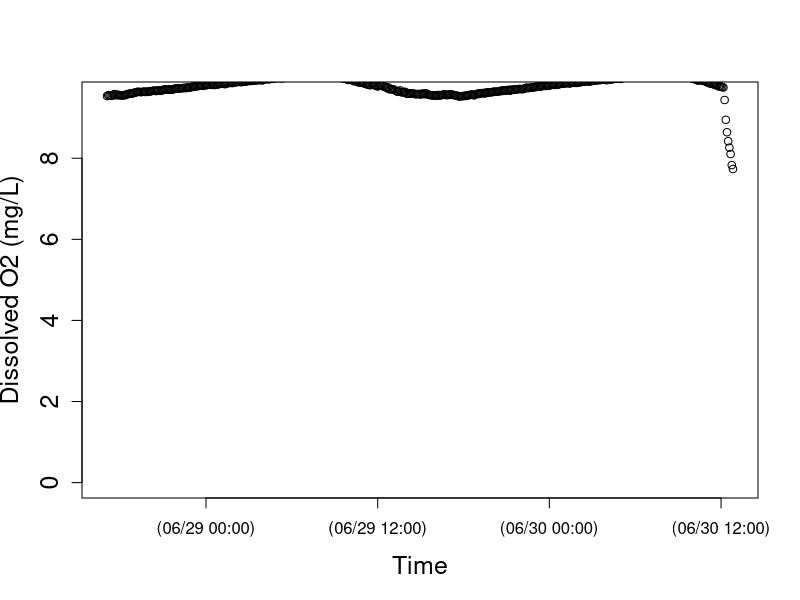
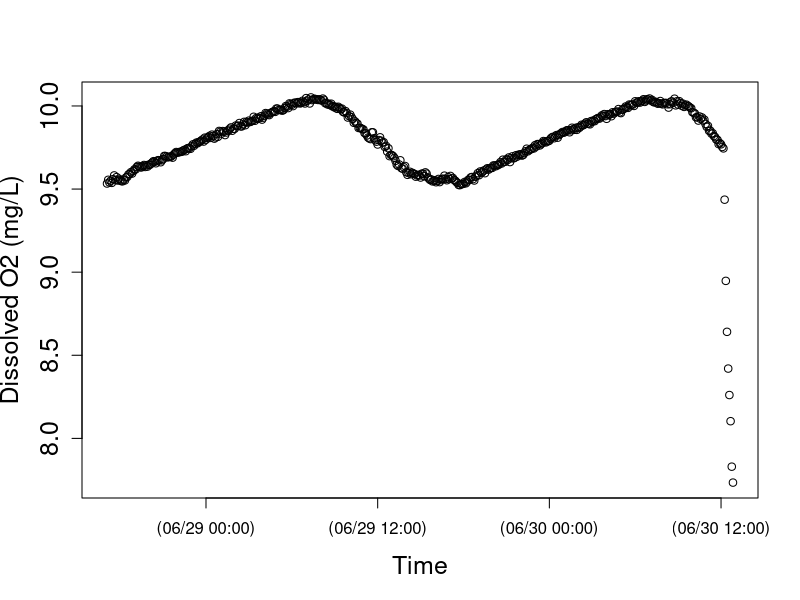

These figures' R source, in order: (Note: this script raises an error after producing the figures.)
setwd("N:/Thesis.N/FreshStart_trans/TempLight_trans/TempLightSum18_trans/IR28jun18")
install.packages("chron")
library(chron)
StreamData=read.table("IR28jun18.txt",header=TRUE)  	##time is in seconds since 1970 and in UTC
StreamData$dtime<-chron(StreamData$time/86400)-(7/24)
## Check new chron object dtime and O2 data
## here is where you can target and remove outliers if you want to check before running models 
plot(StreamData$dtime, StreamData$oxy,cex.lab=1.5, cex.axis=1.5, lwd=1,ylim=c(0,9.5), xlab="Time",ylab="Dissolved O2 (mg/L)")
plot(StreamData$dtime, StreamData$oxy,cex.lab=1.5, cex.axis=1.5, lwd=1, xlab="Time",ylab="Dissolved O2 (mg/L)")

# END data important and management
# [2] LOAD O2 SATURATION FUNCTION

osat<- function(temp, bp) {
  
  tstd<-log((298.15-temp) / (273.15 + temp))
  
  a0<-2.00907
  a1<-3.22014
  a2<-4.0501
  a3<-4.94457
  a4<- -0.256847
  a5<- 3.88767
  
  u<-10^(8.10765-(1750.286/(235+temp)))
  
  sato<-(exp(a0 + a1*tstd + a2*tstd^2 + a3*tstd^3 + a4*tstd^4+a5*tstd^5))*((bp-u)/(760-u))*1.42905
  sato
}

#end of function
# END loading O2 SAT calc #
# [3] LOAD BAROMETRIC PRESSURE FUNCTION
## Function to correct barometric pressure for altitude. From Colt (2012).
## This function gives bp in mmHg for altitude given nearby measurement of standardized barometric pressure. 
## temp is degC 
## alt is m
## bpst is in inches of Hg and the sort of data you will find from U.S. weather stations.  Delete the *25.4 if you in the rest of the world where pressure is given in metric units
####function returns mm of Hg
bpcalc<- function(bpst, alt) {
  bpst*25.4*exp((-9.80665*0.0289644*alt)/(8.31447*(273.15+15)))
}
#end of function
# END loading BP calc function ####### 
# [4] LOAD GAS EXCHANGE (K) FUNCTIONS
# NOTE: The functions you use will depend on the methods used to estimate K (O2, propane, SF6). The temperature correction (Kcor) is embedded in the models below, but the Kcor function must be loaded into R before running the model.
# UNITS are day^(-1)
## This code does the opposite of Kcor below; it estimates K600 for KO2 at a given temperature. From Wanninkhof (1992).
K600fromO2<-function (temp, KO2) {
  ((600/(1800.6 - (120.1 * temp) + (3.7818 * temp^2) - (0.047608 * temp^3)))^-0.5) * KO2
}
#end of function
# This calculates K600 from K measured in a propane addition. From Raymond et al. (2012).
K600frompropane<-function (temp, Kpropane) {
  ((600/(2864 - (154.14 * temp) + (3.791 * temp^2) - (0.0379 * temp^3)))^-0.5) * Kpropane
}
#end of function
# This calculates K600 from K measured in a SF6 addition. From Raymond et al. (2012).
K600fromSF6<-function(temp, KSF6) {
  ((600/(3255.3-(217.13*temp)+(6.837*temp^2)-(0.08607*temp^3)))^-0.5)*KSF6
}
#end of function
# This function calculates KO2 at any given tempertaure from K600. via schmidt number scaling.  The scaling equation if From JÃ¤hne et al. (1987), Schmidt number conversions from Wanninkhof et al. 1992.
Kcor<-function (temp,K600){
  K600/(600/(1800.6-(temp*120.1)+(3.7818*temp^2)-(0.047608*temp^3)))^-0.5
}
#end of function
# END loading K functions
# [5] NIGHTTIME REGRESSION to estimate K -- OPTIONAL
### nighttime regression code to estimate K. Approach as in Hornberger and Kelly (1975).
## o2 file is your oxygen data (defined in subsetting)
## bp is barometric pressure in mm Hg for your site, 
## ts is the time step in MINUTES (not days as in metabolism code below)

nightreg<-function(o2file, bp, ts){
  
  temp<-o2file$temp
  oxy<-o2file$oxy
  
  # moving average on oxy data
  oxyf1<-filter(o2file$oxy,rep(1/3,3), sides=2)
  
  # trim the ends of the oxy data
  oxyf2<- oxyf1[c(-1,-length(oxyf1))]
  
  # calculate delO/delt; convert to units of days by ts in min-1*1440
  deltaO2<-((oxyf2[-1]-oxyf2[-length(oxyf2)])/ts)*1440
  
  # Trim the first two and last one from the temp data to match the filter oxy data
  temptrim<-temp[c(-2:-1,-length(temp))]
  
  # calc the dodef
  satdef<-osat(temptrim,bp)-oxyf2[-1]
  
  # fit linear model and plot using linear model fitting (lm) and abline functions in R stats package
  nreg<-lm(deltaO2~satdef)
  plot(satdef,deltaO2)
  abline(nreg)
  
  # use coef function in R stats package to get lm coefficients
  coeff<-coef(nreg)
  
  # output gives lm coeff and K600 (converted from nighttime regression estimate of KO2)
  out<-list(coeff, K600fromO2(mean(temp), coeff[2]))
  out
  
}
#end of function
# NOTE: this approach works better for some sites/dates than others; always check that your model fit is good and that your K600 estimate makes sense!
#Call as:  The first argument in the function defines when to pull data.  In this case on 10/27/204 (for spring creek) between 18:05 and 23:00

nightreg(StreamData[StreamData$dtime>=as.numeric(chron(dates="07/19/17", times="18:10:00")) & StreamData$dtime<=as.numeric(chron(dates="07/21/17", times="10:00:00")), ], bp=660, ts=10)
# END nighttime regression calculation of K #
# check that light makes sense
plot(StreamData$dtime, StreamData$light,cex.lab=1.5, cex.axis=1.5, lwd=1, xlab="Time",ylab="PAR (umol photons/s/m2)")
# END light
# [7] MODEL v1 - RIVERMETABK; solves for GPP, ER, AND K
##
# [7a] LOAD RIVERMETABK functions
###########################################

## VERSION 1 of possible metabolism model

##### now estimate metabolism

## parameter names (and units) for BOTH rivermetab functions (solving for or fixing K600):
## oxy.mod = modeled O2 (mg/L)
## oxy = O2 data (mg/L)
## MET[1] = GPP = estimated daily gross primary production (g O2 m-2 d-1); + flux of O2 production
## MET[2] = ER = estimated daily ecosystem respiration (g O2 m-2 d-1); - flux of O2 consumption 
## MET[3] = K = estimated K600 (d-1)
## z = estimated site depth (m)
## Kcor = KO2 corrected for temperature, calculated from K600 (d-1)
## bp = barometric pressure (mmHg)
## temp = water temperature (C)
## light = PAR data (or modlight from above light function)
## ts = time step of O2 data from logger (10 min intervals --> units are day, so 10/1440=0.06944)

# Model to calculate GPP, ER and K simultaneously
# This model is advantageous in the sense that one can estimate K from the data, but beware that it may be an overparameterized model.  
# Note that you have the opportunity below to use your light data or modeled light (here as data$light estimated for spring creek and french creek with the light model function above). You decide and modify the function and data names accordingly.

# rivermetabK is the master function that calls the MLE function (onestationmleK) and plotting function (onestationplot) below
rivermetabK<-function(o2file, z, bp, ts){
  
  ##pull data out of loaded o2file (subset in CALL function) and give it a name. 
  temp<-o2file$temp
  oxy<-o2file$oxy
  light<-o2file$light
  
  ##This calls onestationmleK (below) to calculate metabolism by non-linear minimization. We use nlm() function in R stats package; for more information see "help(nlm)"  The first argument is the function to be minimized, the second defines the starting values.  The function that is minimized (onestationmleK, see below) always has as its first argument, a vector of parameters (MET), and second argument a vector of starting values for those parameters, p=c(3,-5, 10).
  
  river.mle<-nlm(onestationmleK, p=c(3,-5, 10), oxy=oxy, z=z,temp=temp,light=light, bp=bp, ts=ts)
  
  ##plot modeled and measaured O2 given MLE estimates of GPP, ER, and K600.  It calls a function below onestationplot()
  
  onestationplot(GPP=river.mle$estimate[1], ER=river.mle$estimate[2],oxy=oxy,z=z,temp=temp,light=light, K=river.mle$estimate[3], bp=bp, ts=ts)
  
  ##return GPP, ER, K600, and MLE values
  b <- list(GPP=river.mle$estimate[1], ER=river.mle$estimate[2], K600=river.mle$estimate[3], neglogL=river.mle$minimum[1])
  b
}
# end of function
# This function returns the negative log likelihood value given O2 data and estimates of GPP, ER, and K (which is vector MET); is included in master rivermetabK function above
onestationmleK<-function(MET,temp, oxy, light, z, bp, ts) {
  
  # create new vector for modeled O2
  oxy.mod<-numeric(length(data))
  # give starting value from oxygen data; this is the only time O2 data is used to model GPP and ER
  oxy.mod[1]<-oxy[1]
  
  # this is the metabolism equation as in Van de Bogert et al 2007 L&OMethods
  for (i in 2:length(oxy)) {oxy.mod[i]<-oxy.mod[i-1]+((MET[1]/z)*(light[i]/sum(light)))+ MET[2]*ts/z+(Kcor(temp[i],MET[3]))*ts*(osat(temp[i],bp)-oxy.mod[i-1]) }
  
  ##below is MLE calculation; output is -log likelihood
  # diff in measured and modeled O2
  sqdiff<-(oxy-oxy.mod)^2 
  # likelihood function
  L <- length(oxy) * (log(((sum(sqdiff)/length(oxy))^0.5))+0.5*log(6.28)) + ((2*sum(sqdiff)/length(oxy))^-1) * sum(sqdiff)
  L
}
# end of function
# this function plots modeled O2 and O2 data from estimates of daily GPP, ER, and K; is included in master rivermetabK function above
# Calls same metabolism equation as in mle function, but plots modeled O2 as a function of GPP, ER, and K estimates from mle
# use this to visually assess your model estimates (should be good agreement between modeled and measured O2)
onestationplot<-function(GPP, ER, oxy, z, temp, K, light, bp, ts) {
  
  oxy.mod<-numeric(length(oxy))
  oxy.mod[1]<-oxy[1]
  
  # this is the metabolism equation as in Van de Bogert et al (2007) L&OMethods
  for (i in 2:length(oxy)) { oxy.mod[i]<-oxy.mod[i-1]+((GPP/z)*(light[i]/sum(light)))+ ER*ts/z+(Kcor(temp[i],K))*ts*(osat(temp[i],bp)-oxy.mod[i-1]) }
  
  plot(seq(1:length(oxy)),oxy.mod, type="l",xlab="Time", ylab="Dissolved oxygen  (mg/L)", cex.lab=1.5, cex.axis=1.5, lwd=2 )
  points(seq(1:length(oxy)),oxy)
}
# end of function

####### END LOADING rivermetabK function #
# [7b] CALL RIVERMETABK function
###########################################

## Call as:  z is depth in m, bp is im mmHg, ts is time steps in days.

# for spring creek data; 10/28/14
rivermetab<-function(o2file, z, bp, ts, K){
  
  ##pull data out of loaded o2file (subset in CALL function) and give it a name. 
  temp<-o2file$temp
  oxy<-o2file$oxy
  light<-o2file$light
  
  ##calculate metabolism by non linear minimization of MLE function (below)
  river.mle<-nlm(onestationmle, p=c(3,-5), oxy=oxy, z=z,temp=temp,light=light, bp=bp, ts=ts, K=K)
  
  ##plot data; uses same plot function as given for rivermetabK above (relisted below to keep each model as own unit)
  onestationplot(GPP=river.mle$estimate[1], ER=river.mle$estimate[2],oxy=oxy,z=z,temp=temp,light=light, K=K, bp=bp, ts=ts)
  
  ##return GPP, ER, and MLE value
  b<-list(GPP= river.mle$estimate[1], ER= river.mle$estimate[2],  neglogL= river.mle$minimum[1])
  b
}
# end of function

# function returns the likelihood value given O2 data and estimates of GPP, ER (which is vector MET); is included in master rivermetab function above; K600 is fixed
onestationmle<-function(MET,temp, oxy, light, z, bp, ts, K) {
  
  oxy.mod<-numeric(length(data))
  oxy.mod[1]<-oxy[1]
  
  # this is the metabolism equation as in Van de Bogert et al 2007 L&OMethods
  for (i in 2:length(oxy)) {oxy.mod[i]<-oxy.mod[i-1]+((MET[1]/z)*(light[i]/sum(light)))+ MET[2]*ts/z+(Kcor(temp[i],K))*ts*(osat(temp[i],bp)-oxy.mod[i-1]) }
  
  ## below is MLE calculation; output is likelihood
  # diff in measured and modeled O2
  sqdiff<-(oxy-oxy.mod)^2 
  # likelihood function
  L <- length(oxy)*(log(((sum(sqdiff)/length(oxy))^0.5)) +0.5*log(6.28)) + ((2*sum(sqdiff)/length(oxy))^-1)*sum(sqdiff)
  L
}
#end of function

# (As in rivermetabK)
# this function plots modeled O2 and O2 data from estimates of daily GPP and ER; is included in master rivermetab function above
# Calls same metabolism equation as in mle function, but plots modeled O2 as a function of GPP, ER estimates from mle
# use this to visually assess your model estimates (should be good agreement between modeled and measured O2)
onestationplot<-function(GPP, ER, oxy, z, temp, K, light, bp, ts) {
  
  oxy.mod<-numeric(length(oxy))
  oxy.mod[1]<-oxy[1]
  
  # this is the metabolism equation as in Van de Bogert et al (2007) L&OMethods
  for (i in 2:length(oxy)) { oxy.mod[i]<-oxy.mod[i-1]+((GPP/z)*(light[i]/sum(light)))+ ER*ts/z+(Kcor(temp[i],K))*ts*(osat(temp[i],bp)-oxy.mod[i-1]) }
  
  plot(seq(1:length(oxy)),oxy.mod, type="l",xlab="Time", ylab="Dissolved oxygen  (mg/L)", cex.lab=1.5, cex.axis=1.5, lwd=2 )
  points(seq(1:length(oxy)),oxy)
  
  print(summary(lm(oxy~oxy.mod)))
  
}
# end of function
####### END loading rivermetab function ####### 
## Call as:  z is depth in m, bp is im mmHg, ts is time steps in days.

# 5 MIN timestep!! literature k600 values based on slope
rivermetab(o2file=StreamData[StreamData$dtime>=as.numeric(chron(
  dates="06/28/18", times="17:10:00")) & StreamData $dtime<=as.numeric(chron(
    dates="06/30/18", times="12:05:00")), ], 
  z=0.108, 
  bp=723, 
  ts=0.0034722, 
  K=61.352979)
# 10 MIN timestep!! literature k600 values based on slope
rivermetab(o2file=StreamData[StreamData$dtime>=as.numeric(chron(
  dates="06/28/18", times="17:10:00")) & StreamData $dtime<=as.numeric(chron(
    dates="06/30/18", times="12:05:00")), ], 
  z=0.108, 
  bp=723, 
  ts=0.0069444, 
  K=61.352979)

# 5 MIN timestep!! my derived k600 values based on velocity
rivermetab(o2file=StreamData[StreamData$dtime>=as.numeric(chron(
  dates="06/28/18", times="17:10:00")) & StreamData $dtime<=as.numeric(chron(
  dates="06/30/18", times="12:05:00")), ], 
  z=0.108, 
  bp=723, 
  ts=0.0034722, 
  K=28.1351700)
# 10 MIN timestep!! my derived k600 values based on velocity
rivermetab(o2file=StreamData[StreamData$dtime>=as.numeric(chron(
  dates="06/28/18", times="17:10:00")) & StreamData $dtime<=as.numeric(chron(
    dates="06/30/18", times="12:05:00")), ], 
  z=0.108, 
  bp=723, 
  ts=0.0069444, 
  K=28.1351700)

# 5 MIN timestep!! full model as is 
rivermetabK(o2file=StreamData[ StreamData $dtime>=as.numeric(chron(
  dates="06/28/18", times="17:10:00")) & StreamData $dtime<=as.numeric(chron(
  dates="06/30/18", times="12:05:00")), ], 
  z=0.108, 
  bp=723, 
  ts=0.003472)
